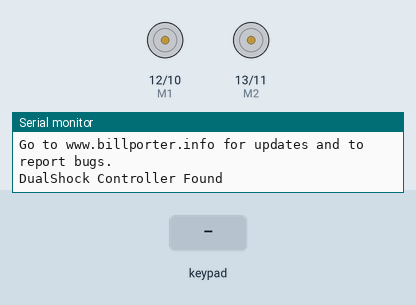
This sketch was run on a simulated Arduino Uno, built with avr-gcc and run on an emulated ATmega328P. On the bench: direction and speed pins drawn as motors (green arrow = direction pin HIGH = forward, orange = LOW = backward, longer = more drive), the last lines printed to the serial monitor. The test bench sets the inputs (shaded band).

Above: at 1.2 s.
1.3 s: key 'U' pressed
At 1.9 s:
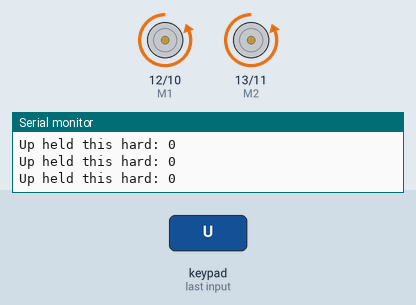
2.8 s: key 'D' pressed
At 4.0 s:
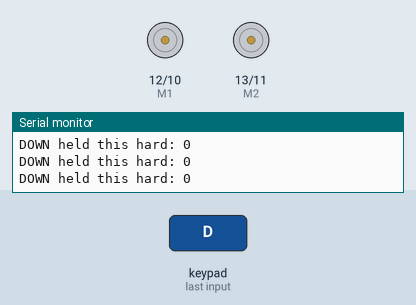
4.3 s: key 'L' pressed
Timing chart, 0 to 7.3 s (numbered marks = the images above; inputs shaded):
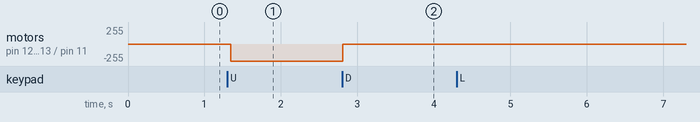

The sketch:

PS2X_6-7-8-9_motor3.ino
```cpp
#include <PS2X_lib.h>  //for v1.6

PS2X ps2x; // create PS2 Controller Class

//right now, the library does NOT support hot pluggable controllers, meaning
//you must always either restart your Arduino after you conect the controller,
//or call config_gamepad(pins) again after connecting the controller.
int error = 0;
byte type = 0;
byte vibrate = 0;

int E1 = 10; // enable - with PWM
int M1 = 12;
int E2 = 11;
int M2 = 13;
int velocity = 255;

void setup(){
 Serial.begin(57600);
  pinMode(M1, OUTPUT);
  pinMode(M2, OUTPUT);
 //CHANGES for v1.6 HERE!!! **************PAY ATTENTION*************

 //error = ps2x.config_gamepad(13,11,10,12, true, true);
 error = ps2x.config_gamepad(7,9,6,8, false, false);   //setup pins and settings:  GamePad(clock, command, attention, data, Pressures?, Rumble?) check for error

 if(error == 0){
   Serial.println("Found Controller, configured successful");
   Serial.println("Try out all the buttons, X will vibrate the controller, faster as you press harder;");
  Serial.println("holding L1 or R1 will print out the analog stick values.");
  Serial.println("Go to www.billporter.info for updates and to report bugs.");
 }

 else if(error == 1)
   Serial.println("No controller found, check wiring, see readme.txt to enable debug. visit www.billporter.info for troubleshooting tips");

 else if(error == 2)
   Serial.println("Controller found but not accepting commands. see readme.txt to enable debug. Visit www.billporter.info for troubleshooting tips");

 else if(error == 3)
   Serial.println("Controller refusing to enter Pressures mode, may not support it. ");

 //Serial.print(ps2x.Analog(1), HEX);

 type = ps2x.readType();
     switch(type) {
       case 0:
        Serial.println("Unknown Controller type");
       break;
       case 1:
        Serial.println("DualShock Controller Found");
       break;
     }

}

void loop(){
   /* You must Read Gamepad to get new values
   Read GamePad and set vibration values
   ps2x.read_gamepad(small motor on/off, larger motor strenght from 0-255)
   if you don't enable the rumble, use ps2x.read_gamepad(); with no values
   you should call this at least once a second
   */


 if(error == 1) //skip loop if no controller found
  return;

 if(type == 1){ //DualShock Controller

    ps2x.read_gamepad(false, vibrate);          //read controller and set large motor to spin at 'vibrate' speed

    if(ps2x.Button(PSB_START))                   //will be TRUE as long as button is pressed
         Serial.println("Start is being held");
    if(ps2x.Button(PSB_SELECT))
         Serial.println("Select is being held");


    if(ps2x.Button(PSB_PAD_UP)) {         //will be TRUE as long as button is pressed
      Serial.print("Up held this hard: ");
      Serial.println(ps2x.Analog(PSAB_PAD_UP), DEC);
      digitalWrite(M1, LOW);
      digitalWrite(M2, LOW);
      analogWrite(E1, 255);
      analogWrite(E2, 255);
    }
    if(ps2x.Button(PSB_PAD_RIGHT)){
      Serial.print("Right held this hard: ");
      Serial.println(ps2x.Analog(PSAB_PAD_RIGHT), DEC);
    }
    if(ps2x.Button(PSB_PAD_LEFT)){
      Serial.print("LEFT held this hard: ");
      Serial.println(ps2x.Analog(PSAB_PAD_LEFT), DEC);
      digitalWrite(M1, LOW);
      digitalWrite(M2, LOW);
      analogWrite(E1, 0);
      analogWrite(E2, 0);
    }
    if(ps2x.Button(PSB_PAD_DOWN)){
      Serial.print("DOWN held this hard: ");
      Serial.println(ps2x.Analog(PSAB_PAD_DOWN), DEC);
      digitalWrite(M1, HIGH);
      digitalWrite(M2, HIGH);
      analogWrite(E1, 0);
      analogWrite(E2, 0);
    }


    vibrate = ps2x.Analog(PSAB_BLUE);        //this will set the large motor vibrate speed based on
                                              //how hard you press the blue (X) button

    if (ps2x.NewButtonState())               //will be TRUE if any button changes state (on to off, or off to on)
    {
        if(ps2x.Button(PSB_L3))
         Serial.println("L3 pressed");
        if(ps2x.Button(PSB_R3))
         Serial.println("R3 pressed");
        if(ps2x.Button(PSB_L2))
         Serial.println("L2 pressed");
        if(ps2x.Button(PSB_R2))
         Serial.println("R2 pressed");
        if(ps2x.Button(PSB_GREEN))
         Serial.println("Triangle pressed");

    }


    if(ps2x.ButtonPressed(PSB_RED))             //will be TRUE if button was JUST pressed
         Serial.println("Circle just pressed");

    if(ps2x.ButtonReleased(PSB_PINK))             //will be TRUE if button was JUST released
         Serial.println("Square just released");

    if(ps2x.NewButtonState(PSB_BLUE))            //will be TRUE if button was JUST pressed OR released
         Serial.println("X just changed");


    if(ps2x.Button(PSB_L1) || ps2x.Button(PSB_R1)) // print stick values if either is TRUE
    {
        Serial.print("Stick Values:");
        Serial.print(ps2x.Analog(PSS_LY), DEC); //Left stick, Y axis. Other options: LX, RY, RX
        Serial.print(",");
        Serial.print(ps2x.Analog(PSS_LX), DEC);
        Serial.print(",");
        Serial.print(ps2x.Analog(PSS_RY), DEC);
        Serial.print(",");
        Serial.println(ps2x.Analog(PSS_RX), DEC);
        if(ps2x.Analog(PSS_LX) < 120) { // forward!
          velocity = ps2x.Analog(PSS_LX) * 2;
          digitalWrite(M1, HIGH);
          digitalWrite(M2, HIGH);
          analogWrite(E1, velocity);
          analogWrite(E2, velocity);
        }
        if(ps2x.Analog(PSS_LX) > 135) { // backward!
          velocity = (255 - ps2x.Analog(PSS_LX)) * 2;
          digitalWrite(M1, LOW);
          digitalWrite(M2, LOW);
          analogWrite(E1, velocity);
          analogWrite(E2, velocity);
        }
    }


 }


 delay(50);

}
```

Measured:
- after the input at 1.3 s, motor on pin 12 (M1) / pin 10 (E1), motor on pin 13 (M2) / pin 11 (E2): stopped → backward 255/255 at once
- after the input at 2.8 s, motor on pin 12 (M1) / pin 10 (E1), motor on pin 13 (M2) / pin 11 (E2): backward 255/255 → stopped at once
